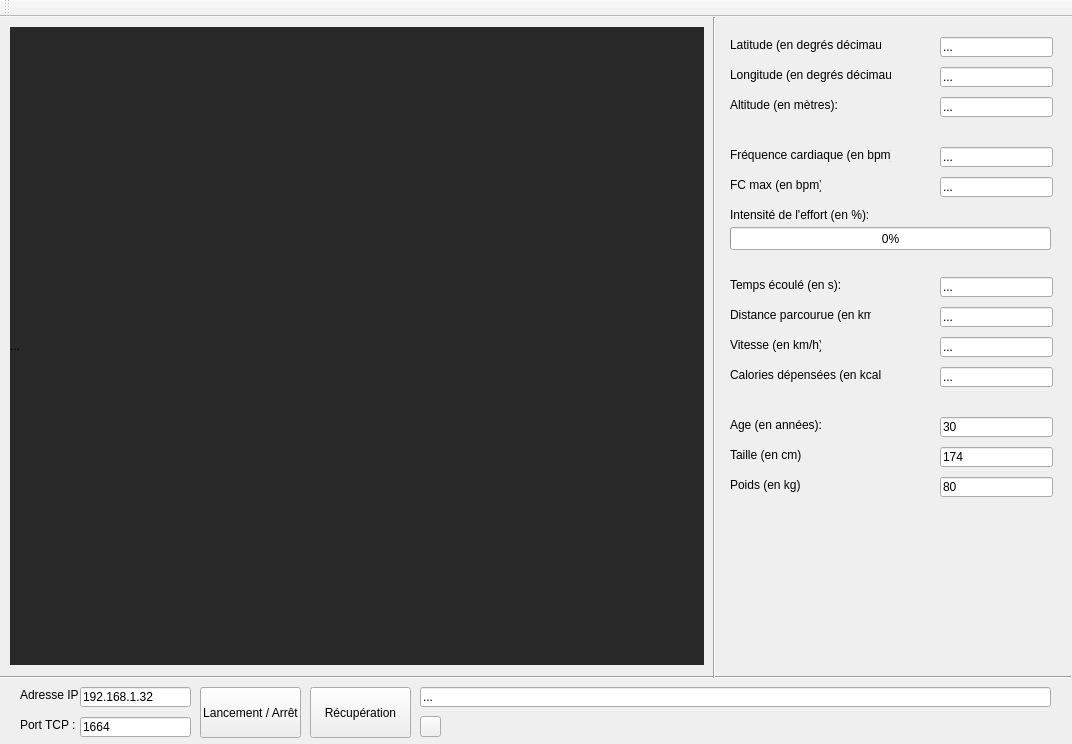
<?xml version="1.0" encoding="UTF-8"?>
<ui version="4.0">
 <class>MainWindow</class>
 <widget class="QMainWindow" name="MainWindow">
  <property name="geometry">
   <rect>
    <x>0</x>
    <y>0</y>
    <width>1072</width>
    <height>744</height>
   </rect>
  </property>
  <property name="windowTitle">
   <string>Coureur GPS 1.0</string>
  </property>
  <widget class="QWidget" name="centralWidget">
   <property name="locale">
    <locale language="French" country="France"/>
   </property>
   <widget class="QLabel" name="label_AddresseIP">
    <property name="geometry">
     <rect>
      <x>20</x>
      <y>670</y>
      <width>81</width>
      <height>16</height>
     </rect>
    </property>
    <property name="text">
     <string>Adresse IP :</string>
    </property>
   </widget>
   <widget class="QLabel" name="label_PortTCP">
    <property name="geometry">
     <rect>
      <x>20</x>
      <y>700</y>
      <width>81</width>
      <height>16</height>
     </rect>
    </property>
    <property name="text">
     <string>Port TCP :</string>
    </property>
   </widget>
   <widget class="QLineEdit" name="lineEdit_ip">
    <property name="geometry">
     <rect>
      <x>80</x>
      <y>670</y>
      <width>111</width>
      <height>20</height>
     </rect>
    </property>
    <property name="text">
     <string>192.168.1.32</string>
    </property>
   </widget>
   <widget class="QLineEdit" name="lineEdit_port">
    <property name="geometry">
     <rect>
      <x>80</x>
      <y>700</y>
      <width>111</width>
      <height>20</height>
     </rect>
    </property>
    <property name="text">
     <string>1664</string>
    </property>
   </widget>
   <widget class="QLineEdit" name="lineEdit_reponse">
    <property name="geometry">
     <rect>
      <x>420</x>
      <y>670</y>
      <width>631</width>
      <height>20</height>
     </rect>
    </property>
    <property name="text">
     <string>...</string>
    </property>
    <property name="readOnly">
     <bool>true</bool>
    </property>
   </widget>
   <widget class="QPushButton" name="recuperation">
    <property name="geometry">
     <rect>
      <x>310</x>
      <y>670</y>
      <width>101</width>
      <height>51</height>
     </rect>
    </property>
    <property name="text">
     <string>Récupération</string>
    </property>
    <property name="checkable">
     <bool>false</bool>
    </property>
    <property name="checked">
     <bool>false</bool>
    </property>
    <property name="autoExclusive">
     <bool>false</bool>
    </property>
   </widget>
   <widget class="Line" name="lineHorizBas">
    <property name="geometry">
     <rect>
      <x>0</x>
      <y>650</y>
      <width>1071</width>
      <height>21</height>
     </rect>
    </property>
    <property name="orientation">
     <enum>Qt::Horizontal</enum>
    </property>
   </widget>
   <widget class="Line" name="lineVertiMilieuDroite">
    <property name="geometry">
     <rect>
      <x>699</x>
      <y>0</y>
      <width>31</width>
      <height>661</height>
     </rect>
    </property>
    <property name="orientation">
     <enum>Qt::Vertical</enum>
    </property>
   </widget>
   <widget class="QLabel" name="label_Latitude">
    <property name="geometry">
     <rect>
      <x>730</x>
      <y>20</y>
      <width>151</width>
      <height>16</height>
     </rect>
    </property>
    <property name="text">
     <string>Latitude (en degrés décimaux):</string>
    </property>
   </widget>
   <widget class="QLabel" name="label_Longitude">
    <property name="geometry">
     <rect>
      <x>730</x>
      <y>50</y>
      <width>161</width>
      <height>16</height>
     </rect>
    </property>
    <property name="text">
     <string>Longitude (en degrés décimaux):</string>
    </property>
   </widget>
   <widget class="QLabel" name="label_Altitude">
    <property name="geometry">
     <rect>
      <x>730</x>
      <y>80</y>
      <width>111</width>
      <height>16</height>
     </rect>
    </property>
    <property name="text">
     <string>Altitude (en mètres):</string>
    </property>
   </widget>
   <widget class="QLabel" name="label_FrequenceCardiaque">
    <property name="geometry">
     <rect>
      <x>730</x>
      <y>130</y>
      <width>161</width>
      <height>16</height>
     </rect>
    </property>
    <property name="text">
     <string>Fréquence cardiaque (en bpm):</string>
    </property>
   </widget>
   <widget class="QLabel" name="label_FCmax">
    <property name="geometry">
     <rect>
      <x>730</x>
      <y>160</y>
      <width>91</width>
      <height>16</height>
     </rect>
    </property>
    <property name="text">
     <string>FC max (en bpm):</string>
    </property>
   </widget>
   <widget class="QLabel" name="label_IntensiteEffort">
    <property name="geometry">
     <rect>
      <x>730</x>
      <y>190</y>
      <width>141</width>
      <height>16</height>
     </rect>
    </property>
    <property name="text">
     <string>Intensité de l'effort (en %):</string>
    </property>
   </widget>
   <widget class="QLabel" name="label_TempsEcoule">
    <property name="geometry">
     <rect>
      <x>730</x>
      <y>260</y>
      <width>111</width>
      <height>16</height>
     </rect>
    </property>
    <property name="text">
     <string>Temps écoulé (en s):</string>
    </property>
   </widget>
   <widget class="QLabel" name="label_DistanceParcourue">
    <property name="geometry">
     <rect>
      <x>730</x>
      <y>290</y>
      <width>141</width>
      <height>16</height>
     </rect>
    </property>
    <property name="text">
     <string>Distance parcourue (en km):</string>
    </property>
   </widget>
   <widget class="QLabel" name="label_Vitesse">
    <property name="geometry">
     <rect>
      <x>730</x>
      <y>320</y>
      <width>91</width>
      <height>16</height>
     </rect>
    </property>
    <property name="text">
     <string>Vitesse (en km/h):</string>
    </property>
   </widget>
   <widget class="QLabel" name="label_Calories">
    <property name="geometry">
     <rect>
      <x>730</x>
      <y>350</y>
      <width>151</width>
      <height>16</height>
     </rect>
    </property>
    <property name="text">
     <string>Calories dépensées (en kcal):</string>
    </property>
   </widget>
   <widget class="QLabel" name="label_Age">
    <property name="geometry">
     <rect>
      <x>730</x>
      <y>400</y>
      <width>91</width>
      <height>16</height>
     </rect>
    </property>
    <property name="text">
     <string>Age (en années):</string>
    </property>
   </widget>
   <widget class="QLabel" name="label_Taille">
    <property name="geometry">
     <rect>
      <x>730</x>
      <y>430</y>
      <width>71</width>
      <height>16</height>
     </rect>
    </property>
    <property name="text">
     <string>Taille (en cm):</string>
    </property>
   </widget>
   <widget class="QLabel" name="label_Poids">
    <property name="geometry">
     <rect>
      <x>730</x>
      <y>460</y>
      <width>71</width>
      <height>16</height>
     </rect>
    </property>
    <property name="text">
     <string>Poids (en kg):</string>
    </property>
   </widget>
   <widget class="QLineEdit" name="lineEdit_Latitude">
    <property name="geometry">
     <rect>
      <x>940</x>
      <y>20</y>
      <width>113</width>
      <height>20</height>
     </rect>
    </property>
    <property name="text">
     <string>...</string>
    </property>
    <property name="readOnly">
     <bool>true</bool>
    </property>
   </widget>
   <widget class="QLineEdit" name="lineEdit_Longitude">
    <property name="geometry">
     <rect>
      <x>940</x>
      <y>50</y>
      <width>113</width>
      <height>20</height>
     </rect>
    </property>
    <property name="text">
     <string>...</string>
    </property>
    <property name="readOnly">
     <bool>true</bool>
    </property>
   </widget>
   <widget class="QLineEdit" name="lineEdit_Altitude">
    <property name="geometry">
     <rect>
      <x>940</x>
      <y>80</y>
      <width>113</width>
      <height>20</height>
     </rect>
    </property>
    <property name="text">
     <string>...</string>
    </property>
    <property name="readOnly">
     <bool>true</bool>
    </property>
   </widget>
   <widget class="QLineEdit" name="lineEdit_FrequenceCardiaque">
    <property name="geometry">
     <rect>
      <x>940</x>
      <y>130</y>
      <width>113</width>
      <height>20</height>
     </rect>
    </property>
    <property name="text">
     <string>...</string>
    </property>
    <property name="readOnly">
     <bool>true</bool>
    </property>
   </widget>
   <widget class="QLineEdit" name="lineEdit_FrequenceCardiaqueMax">
    <property name="geometry">
     <rect>
      <x>940</x>
      <y>160</y>
      <width>113</width>
      <height>20</height>
     </rect>
    </property>
    <property name="text">
     <string>...</string>
    </property>
    <property name="readOnly">
     <bool>true</bool>
    </property>
   </widget>
   <widget class="QProgressBar" name="progressBar_IntesiteEffort">
    <property name="geometry">
     <rect>
      <x>730</x>
      <y>210</y>
      <width>321</width>
      <height>23</height>
     </rect>
    </property>
    <property name="value">
     <number>0</number>
    </property>
    <property name="alignment">
     <set>Qt::AlignCenter</set>
    </property>
    <property name="textVisible">
     <bool>true</bool>
    </property>
    <property name="orientation">
     <enum>Qt::Horizontal</enum>
    </property>
    <property name="invertedAppearance">
     <bool>false</bool>
    </property>
    <property name="textDirection">
     <enum>QProgressBar::BottomToTop</enum>
    </property>
   </widget>
   <widget class="QLineEdit" name="lineEdit_TempsEcoule">
    <property name="geometry">
     <rect>
      <x>940</x>
      <y>260</y>
      <width>113</width>
      <height>20</height>
     </rect>
    </property>
    <property name="text">
     <string>...</string>
    </property>
    <property name="readOnly">
     <bool>true</bool>
    </property>
   </widget>
   <widget class="QLineEdit" name="lineEdit_DistanceParcourue">
    <property name="geometry">
     <rect>
      <x>940</x>
      <y>290</y>
      <width>113</width>
      <height>20</height>
     </rect>
    </property>
    <property name="text">
     <string>...</string>
    </property>
    <property name="readOnly">
     <bool>true</bool>
    </property>
   </widget>
   <widget class="QLineEdit" name="lineEdit_Vitesse">
    <property name="geometry">
     <rect>
      <x>940</x>
      <y>320</y>
      <width>113</width>
      <height>20</height>
     </rect>
    </property>
    <property name="text">
     <string>...</string>
    </property>
    <property name="readOnly">
     <bool>true</bool>
    </property>
   </widget>
   <widget class="QLineEdit" name="lineEdit_Calories">
    <property name="geometry">
     <rect>
      <x>940</x>
      <y>350</y>
      <width>113</width>
      <height>20</height>
     </rect>
    </property>
    <property name="text">
     <string>...</string>
    </property>
    <property name="readOnly">
     <bool>true</bool>
    </property>
   </widget>
   <widget class="QLineEdit" name="lineEdit_Age">
    <property name="geometry">
     <rect>
      <x>940</x>
      <y>400</y>
      <width>113</width>
      <height>20</height>
     </rect>
    </property>
    <property name="locale">
     <locale language="French" country="France"/>
    </property>
    <property name="text">
     <string>30</string>
    </property>
    <property name="alignment">
     <set>Qt::AlignLeading|Qt::AlignLeft|Qt::AlignVCenter</set>
    </property>
   </widget>
   <widget class="QLineEdit" name="lineEdit_Taille">
    <property name="geometry">
     <rect>
      <x>940</x>
      <y>430</y>
      <width>113</width>
      <height>20</height>
     </rect>
    </property>
    <property name="text">
     <string>174</string>
    </property>
   </widget>
   <widget class="QLineEdit" name="lineEdit_Poids">
    <property name="geometry">
     <rect>
      <x>940</x>
      <y>460</y>
      <width>113</width>
      <height>20</height>
     </rect>
    </property>
    <property name="text">
     <string>80</string>
    </property>
   </widget>
   <widget class="QPushButton" name="lancementArret">
    <property name="geometry">
     <rect>
      <x>200</x>
      <y>670</y>
      <width>101</width>
      <height>51</height>
     </rect>
    </property>
    <property name="text">
     <string>Lancement / Arrêt</string>
    </property>
    <property name="checkable">
     <bool>true</bool>
    </property>
   </widget>
   <widget class="QLabel" name="label_Carte">
    <property name="geometry">
     <rect>
      <x>10</x>
      <y>10</y>
      <width>694</width>
      <height>638</height>
     </rect>
    </property>
    <property name="palette">
     <palette>
      <active>
       <colorrole role="WindowText">
        <brush brushstyle="SolidPattern">
         <color alpha="255">
          <red>0</red>
          <green>0</green>
          <blue>0</blue>
         </color>
        </brush>
       </colorrole>
       <colorrole role="Button">
        <brush brushstyle="SolidPattern">
         <color alpha="255">
          <red>68</red>
          <green>68</green>
          <blue>68</blue>
         </color>
        </brush>
       </colorrole>
       <colorrole role="Light">
        <brush brushstyle="SolidPattern">
         <color alpha="255">
          <red>75</red>
          <green>75</green>
          <blue>75</blue>
         </color>
        </brush>
       </colorrole>
       <colorrole role="Midlight">
        <brush brushstyle="SolidPattern">
         <color alpha="255">
          <red>61</red>
          <green>61</green>
          <blue>61</blue>
         </color>
        </brush>
       </colorrole>
       <colorrole role="Dark">
        <brush brushstyle="SolidPattern">
         <color alpha="255">
          <red>72</red>
          <green>72</green>
          <blue>72</blue>
         </color>
        </brush>
       </colorrole>
       <colorrole role="Mid">
        <brush brushstyle="SolidPattern">
         <color alpha="255">
          <red>49</red>
          <green>49</green>
          <blue>49</blue>
         </color>
        </brush>
       </colorrole>
       <colorrole role="Text">
        <brush brushstyle="SolidPattern">
         <color alpha="255">
          <red>0</red>
          <green>0</green>
          <blue>0</blue>
         </color>
        </brush>
       </colorrole>
       <colorrole role="BrightText">
        <brush brushstyle="SolidPattern">
         <color alpha="255">
          <red>52</red>
          <green>52</green>
          <blue>52</blue>
         </color>
        </brush>
       </colorrole>
       <colorrole role="ButtonText">
        <brush brushstyle="SolidPattern">
         <color alpha="255">
          <red>0</red>
          <green>0</green>
          <blue>0</blue>
         </color>
        </brush>
       </colorrole>
       <colorrole role="Base">
        <brush brushstyle="SolidPattern">
         <color alpha="255">
          <red>36</red>
          <green>36</green>
          <blue>36</blue>
         </color>
        </brush>
       </colorrole>
       <colorrole role="Window">
        <brush brushstyle="SolidPattern">
         <color alpha="255">
          <red>40</red>
          <green>40</green>
          <blue>40</blue>
         </color>
        </brush>
       </colorrole>
       <colorrole role="Shadow">
        <brush brushstyle="SolidPattern">
         <color alpha="255">
          <red>52</red>
          <green>52</green>
          <blue>52</blue>
         </color>
        </brush>
       </colorrole>
       <colorrole role="HighlightedText">
        <brush brushstyle="SolidPattern">
         <color alpha="255">
          <red>57</red>
          <green>57</green>
          <blue>57</blue>
         </color>
        </brush>
       </colorrole>
       <colorrole role="AlternateBase">
        <brush brushstyle="SolidPattern">
         <color alpha="255">
          <red>38</red>
          <green>38</green>
          <blue>38</blue>
         </color>
        </brush>
       </colorrole>
       <colorrole role="NoRole">
        <brush brushstyle="SolidPattern">
         <color alpha="255">
          <red>61</red>
          <green>61</green>
          <blue>61</blue>
         </color>
        </brush>
       </colorrole>
       <colorrole role="ToolTipBase">
        <brush brushstyle="SolidPattern">
         <color alpha="255">
          <red>75</red>
          <green>75</green>
          <blue>64</blue>
         </color>
        </brush>
       </colorrole>
       <colorrole role="PlaceholderText">
        <brush brushstyle="SolidPattern">
         <color alpha="255">
          <red>0</red>
          <green>0</green>
          <blue>0</blue>
         </color>
        </brush>
       </colorrole>
      </active>
      <inactive>
       <colorrole role="WindowText">
        <brush brushstyle="SolidPattern">
         <color alpha="255">
          <red>0</red>
          <green>0</green>
          <blue>0</blue>
         </color>
        </brush>
       </colorrole>
       <colorrole role="Button">
        <brush brushstyle="SolidPattern">
         <color alpha="255">
          <red>68</red>
          <green>68</green>
          <blue>68</blue>
         </color>
        </brush>
       </colorrole>
       <colorrole role="Light">
        <brush brushstyle="SolidPattern">
         <color alpha="255">
          <red>75</red>
          <green>75</green>
          <blue>75</blue>
         </color>
        </brush>
       </colorrole>
       <colorrole role="Midlight">
        <brush brushstyle="SolidPattern">
         <color alpha="255">
          <red>61</red>
          <green>61</green>
          <blue>61</blue>
         </color>
        </brush>
       </colorrole>
       <colorrole role="Dark">
        <brush brushstyle="SolidPattern">
         <color alpha="255">
          <red>72</red>
          <green>72</green>
          <blue>72</blue>
         </color>
        </brush>
       </colorrole>
       <colorrole role="Mid">
        <brush brushstyle="SolidPattern">
         <color alpha="255">
          <red>49</red>
          <green>49</green>
          <blue>49</blue>
         </color>
        </brush>
       </colorrole>
       <colorrole role="Text">
        <brush brushstyle="SolidPattern">
         <color alpha="255">
          <red>0</red>
          <green>0</green>
          <blue>0</blue>
         </color>
        </brush>
       </colorrole>
       <colorrole role="BrightText">
        <brush brushstyle="SolidPattern">
         <color alpha="255">
          <red>52</red>
          <green>52</green>
          <blue>52</blue>
         </color>
        </brush>
       </colorrole>
       <colorrole role="ButtonText">
        <brush brushstyle="SolidPattern">
         <color alpha="255">
          <red>0</red>
          <green>0</green>
          <blue>0</blue>
         </color>
        </brush>
       </colorrole>
       <colorrole role="Base">
        <brush brushstyle="SolidPattern">
         <color alpha="255">
          <red>36</red>
          <green>36</green>
          <blue>36</blue>
         </color>
        </brush>
       </colorrole>
       <colorrole role="Window">
        <brush brushstyle="SolidPattern">
         <color alpha="255">
          <red>40</red>
          <green>40</green>
          <blue>40</blue>
         </color>
        </brush>
       </colorrole>
       <colorrole role="Shadow">
        <brush brushstyle="SolidPattern">
         <color alpha="255">
          <red>52</red>
          <green>52</green>
          <blue>52</blue>
         </color>
        </brush>
       </colorrole>
       <colorrole role="HighlightedText">
        <brush brushstyle="SolidPattern">
         <color alpha="255">
          <red>57</red>
          <green>57</green>
          <blue>57</blue>
         </color>
        </brush>
       </colorrole>
       <colorrole role="AlternateBase">
        <brush brushstyle="SolidPattern">
         <color alpha="255">
          <red>38</red>
          <green>38</green>
          <blue>38</blue>
         </color>
        </brush>
       </colorrole>
       <colorrole role="NoRole">
        <brush brushstyle="SolidPattern">
         <color alpha="255">
          <red>61</red>
          <green>61</green>
          <blue>61</blue>
         </color>
        </brush>
       </colorrole>
       <colorrole role="ToolTipBase">
        <brush brushstyle="SolidPattern">
         <color alpha="255">
          <red>75</red>
          <green>75</green>
          <blue>64</blue>
         </color>
        </brush>
       </colorrole>
       <colorrole role="PlaceholderText">
        <brush brushstyle="SolidPattern">
         <color alpha="255">
          <red>0</red>
          <green>0</green>
          <blue>0</blue>
         </color>
        </brush>
       </colorrole>
      </inactive>
      <disabled>
       <colorrole role="WindowText">
        <brush brushstyle="SolidPattern">
         <color alpha="255">
          <red>72</red>
          <green>72</green>
          <blue>72</blue>
         </color>
        </brush>
       </colorrole>
       <colorrole role="Button">
        <brush brushstyle="SolidPattern">
         <color alpha="255">
          <red>68</red>
          <green>68</green>
          <blue>68</blue>
         </color>
        </brush>
       </colorrole>
       <colorrole role="Light">
        <brush brushstyle="SolidPattern">
         <color alpha="255">
          <red>75</red>
          <green>75</green>
          <blue>75</blue>
         </color>
        </brush>
       </colorrole>
       <colorrole role="Midlight">
        <brush brushstyle="SolidPattern">
         <color alpha="255">
          <red>61</red>
          <green>61</green>
          <blue>61</blue>
         </color>
        </brush>
       </colorrole>
       <colorrole role="Dark">
        <brush brushstyle="SolidPattern">
         <color alpha="255">
          <red>72</red>
          <green>72</green>
          <blue>72</blue>
         </color>
        </brush>
       </colorrole>
       <colorrole role="Mid">
        <brush brushstyle="SolidPattern">
         <color alpha="255">
          <red>49</red>
          <green>49</green>
          <blue>49</blue>
         </color>
        </brush>
       </colorrole>
       <colorrole role="Text">
        <brush brushstyle="SolidPattern">
         <color alpha="255">
          <red>72</red>
          <green>72</green>
          <blue>72</blue>
         </color>
        </brush>
       </colorrole>
       <colorrole role="BrightText">
        <brush brushstyle="SolidPattern">
         <color alpha="255">
          <red>52</red>
          <green>52</green>
          <blue>52</blue>
         </color>
        </brush>
       </colorrole>
       <colorrole role="ButtonText">
        <brush brushstyle="SolidPattern">
         <color alpha="255">
          <red>72</red>
          <green>72</green>
          <blue>72</blue>
         </color>
        </brush>
       </colorrole>
       <colorrole role="Base">
        <brush brushstyle="SolidPattern">
         <color alpha="255">
          <red>40</red>
          <green>40</green>
          <blue>40</blue>
         </color>
        </brush>
       </colorrole>
       <colorrole role="Window">
        <brush brushstyle="SolidPattern">
         <color alpha="255">
          <red>40</red>
          <green>40</green>
          <blue>40</blue>
         </color>
        </brush>
       </colorrole>
       <colorrole role="Shadow">
        <brush brushstyle="SolidPattern">
         <color alpha="255">
          <red>52</red>
          <green>52</green>
          <blue>52</blue>
         </color>
        </brush>
       </colorrole>
       <colorrole role="HighlightedText">
        <brush brushstyle="SolidPattern">
         <color alpha="255">
          <red>57</red>
          <green>57</green>
          <blue>57</blue>
         </color>
        </brush>
       </colorrole>
       <colorrole role="AlternateBase">
        <brush brushstyle="SolidPattern">
         <color alpha="255">
          <red>38</red>
          <green>38</green>
          <blue>38</blue>
         </color>
        </brush>
       </colorrole>
       <colorrole role="NoRole">
        <brush brushstyle="SolidPattern">
         <color alpha="255">
          <red>61</red>
          <green>61</green>
          <blue>61</blue>
         </color>
        </brush>
       </colorrole>
       <colorrole role="ToolTipBase">
        <brush brushstyle="SolidPattern">
         <color alpha="255">
          <red>75</red>
          <green>75</green>
          <blue>64</blue>
         </color>
        </brush>
       </colorrole>
       <colorrole role="PlaceholderText">
        <brush brushstyle="SolidPattern">
         <color alpha="255">
          <red>0</red>
          <green>0</green>
          <blue>0</blue>
         </color>
        </brush>
       </colorrole>
      </disabled>
     </palette>
    </property>
    <property name="acceptDrops">
     <bool>false</bool>
    </property>
    <property name="autoFillBackground">
     <bool>true</bool>
    </property>
    <property name="text">
     <string>...</string>
    </property>
   </widget>
   <widget class="QLabel" name="label_signalSatellite">
    <property name="geometry">
     <rect>
      <x>450</x>
      <y>700</y>
      <width>21</width>
      <height>21</height>
     </rect>
    </property>
    <property name="text">
     <string/>
    </property>
   </widget>
   <widget class="QPushButton" name="pushButton_changementCarte">
    <property name="geometry">
     <rect>
      <x>420</x>
      <y>699</y>
      <width>21</width>
      <height>21</height>
     </rect>
    </property>
    <property name="text">
     <string notr="true"/>
    </property>
    <property name="icon">
     <iconset resource="QRC.qrc">
      <normaloff>:/logos/images/globe.png</normaloff>:/logos/images/globe.png</iconset>
    </property>
    <property name="iconSize">
     <size>
      <width>15</width>
      <height>15</height>
     </size>
    </property>
    <property name="checkable">
     <bool>true</bool>
    </property>
   </widget>
   <widget class="QLabel" name="label_LogoFC">
    <property name="geometry">
     <rect>
      <x>10</x>
      <y>540</y>
      <width>41</width>
      <height>41</height>
     </rect>
    </property>
    <property name="text">
     <string/>
    </property>
    <property name="pixmap">
     <pixmap resource="QRC.qrc">:/logos/images/logoFC.png</pixmap>
    </property>
    <property name="alignment">
     <set>Qt::AlignCenter</set>
    </property>
   </widget>
   <widget class="QLabel" name="label_LogoAltitude">
    <property name="geometry">
     <rect>
      <x>10</x>
      <y>600</y>
      <width>41</width>
      <height>41</height>
     </rect>
    </property>
    <property name="text">
     <string/>
    </property>
    <property name="pixmap">
     <pixmap resource="QRC.qrc">:/logos/images/logoAltitude.png</pixmap>
    </property>
    <property name="alignment">
     <set>Qt::AlignCenter</set>
    </property>
   </widget>
   <widget class="QLabel" name="label_Checksum">
    <property name="geometry">
     <rect>
      <x>480</x>
      <y>700</y>
      <width>461</width>
      <height>16</height>
     </rect>
    </property>
    <property name="text">
     <string/>
    </property>
    <property name="wordWrap">
     <bool>false</bool>
    </property>
   </widget>
  </widget>
  <widget class="QToolBar" name="mainToolBar_ligneGriseEnHaut">
   <attribute name="toolBarArea">
    <enum>TopToolBarArea</enum>
   </attribute>
   <attribute name="toolBarBreak">
    <bool>false</bool>
   </attribute>
  </widget>
 </widget>
 <layoutdefault spacing="6" margin="11"/>
 <resources>
  <include location="QRC.qrc"/>
 </resources>
 <connections/>
</ui>
